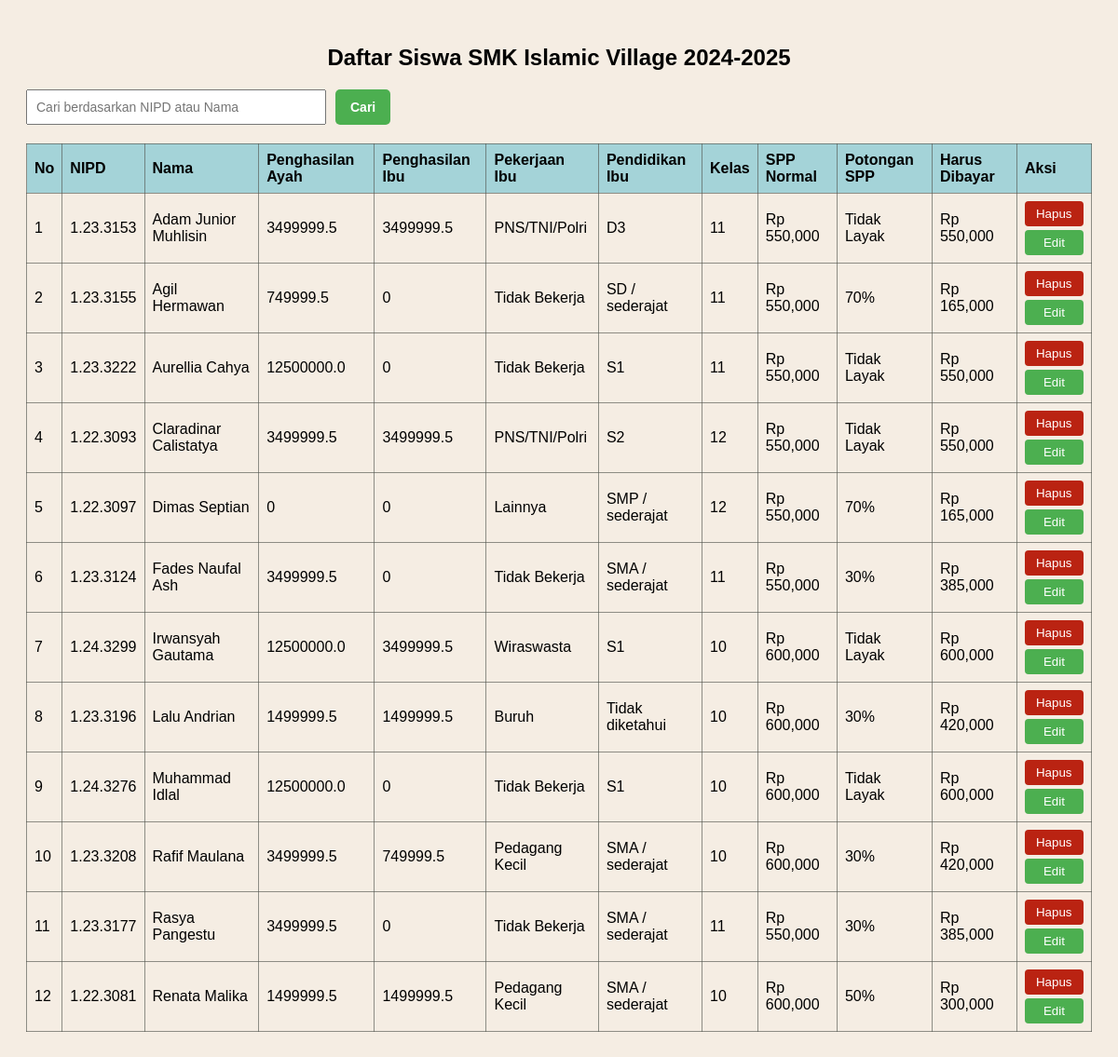
Page /daftar on the committed database.
### tables this page shows
CREATE TABLE siswa (
        id INTEGER PRIMARY KEY AUTOINCREMENT,
        nipd TEXT NOT NULL UNIQUE,
        nama TEXT,
        penghasilan_ayah TEXT,
        pekerjaan_ibu TEXT,
        pendidikan_ibu TEXT,
        penghasilan_ibu TEXT,
        kelas TEXT,
        spp_normal INTEGER, 
        potongan_spp TEXT,
        harus_dibayar INTEGER 
    );

### app.py (the view)
@app.route('/daftar')
def daftar_siswa():
    q = request.args.get('q')  # Ambil kata kunci pencarian dari query string
    conn = get_db_connection()
    if q:
        siswa = conn.execute('''
            SELECT * FROM siswa
            WHERE nipd LIKE ? OR nama LIKE ?
        ''', (f'%{q}%', f'%{q}%')).fetchall()
    else:
        siswa = conn.execute('SELECT * FROM siswa').fetchall()
    conn.close()
    return render_template('daftar.html', siswa=siswa, q=q)

### app.py (called while the page is built)
def get_db_connection():
    conn = sqlite3.connect(DATABASE_PATH)
    conn.row_factory = sqlite3.Row
    return conn

### templates/daftar.html (shortened to what this page needs)
<!DOCTYPE html>
<html lang="en">
<head>
</head>
<body>
    <h2>Daftar Siswa SMK Islamic Village 2024-2025</h2>
    <form method="GET" action="{{ url_for('daftar_siswa') }}" class="search-container">
        <input type="text" name="q" placeholder="Cari berdasarkan NIPD atau Nama" value="{{ request.args.get('q', '') }}">
        <button type="submit">Cari</button>
    </form>
    {% if siswa %}
    <table border="1" cellpadding="8" cellspacing="0">
        <thead>
            <tr>
                <th>No</th>
                <th>NIPD</th>
                <th>Nama</th>
                <th>Penghasilan Ayah</th>
                <th>Penghasilan Ibu</th>
                <th>Pekerjaan Ibu</th>
                <th>Pendidikan Ibu</th>
                <th>Kelas</th>
                <th>SPP Normal</th>
                <th>Potongan SPP</th>
                <th>Harus Dibayar</th>
                <th>Aksi</th>
            </tr>
        </thead>
        <tbody>
            {% for siswa in siswa %}
            <tr>
                <td>{{ loop.index }}</td>
                <td>{{ siswa['nipd'] }}</td>
                <td>{{ siswa['nama'] }}</td>
                <td>{{ siswa['penghasilan_ayah'] }}</td>
                <td>{{ siswa['penghasilan_ibu'] }}</td>
                <td>{{ siswa['pekerjaan_ibu'] }}</td>
                <td>{{ siswa['pendidikan_ibu'] }}</td>
                <td>{{ siswa['kelas'] }}</td>
                <td>Rp {{ "{:,.0f}".format(siswa['spp_normal']) }}</td>
                <td>{{ siswa['potongan_spp'] }}</td>
                <td>Rp {{ "{:,.0f}".format(siswa['harus_dibayar']) }}</td>
                <td>
                    <form action="/hapus/{{ siswa['id'] }}" method="POST" onsubmit="return confirm('Yakin ingin menghapus data ini?');" style="margin-bottom: 4px;">
                        <button type="submit" class="hapus-button">Hapus</button>
                    </form>
                    <a href="/edit/{{ siswa['id'] }}">
                        <button class="edit-button">Edit</button>
                    </a>
                </td>
            </tr>
            {% endfor %}
        </tbody>
    </table>
    {% else %}
        <p style="text-align: center; font-style: italic;">Data tidak ditemukan.</p>
    {% endif %}
</body>

### templates/daftar.html (style rules this page uses)
body { font-family: Arial, sans-serif; padding: 20px; background-color: #ead7c171; }
table { width: 100%; border-collapse: collapse; margin-top: 20px; }
table, th, td { border: 1px solid #535650a2; }
th { background-color: #6dc2d195; }
th, td { padding: 8px; text-align: left; }
h2 { text-align: center; }
.hapus-button { background-color: #ba2312; color: white; border: none; padding: 6px 12px; border-radius: 4px; cursor: pointer; transition: background-color 0.3s ease; }
.edit-button { background-color: #4CAF50; color: white; border: none; padding: 6px 20px; border-radius: 4px; cursor: pointer; transition: background-color 0.3s ease; margin-left: 0px; }
.search-container { display: flex; gap: 10px; margin-bottom: 20px; }
.search-container input[type="text"] { padding: 9px; width: 300px; font-size: 14px; }
.search-container button { padding: 9px 16px; font-size: 14px; font-weight: bold; background-color: #4CAF50; color: white; border: none; border-radius: 5px; cursor: pointer; }

### rows in the picture
siswa: nipd "1.23.3153", nama "Adam Junior Muhlisin", penghasilan_ayah "3499999.5", penghasilan_ibu "3499999.5", pekerjaan_ibu "PNS/TNI/Polri", pendidikan_ibu "D3", kelas "11", spp_normal "550,000", potongan_spp "Tidak Layak", harus_dibayar "550,000"
siswa: nipd "1.23.3155", nama "Agil Hermawan", penghasilan_ayah "749999.5", penghasilan_ibu "0", pekerjaan_ibu "Tidak Bekerja", pendidikan_ibu "SD / sederajat", kelas "11", spp_normal "550,000", potongan_spp "70%", harus_dibayar "165,000"
siswa: nipd "1.23.3222", nama "Aurellia Cahya", penghasilan_ayah "12500000.0", penghasilan_ibu "0", pekerjaan_ibu "Tidak Bekerja", pendidikan_ibu "S1", kelas "11", spp_normal "550,000", potongan_spp "Tidak Layak", harus_dibayar "550,000"
siswa: nipd "1.22.3093", nama "Claradinar Calistatya", penghasilan_ayah "3499999.5", penghasilan_ibu "3499999.5", pekerjaan_ibu "PNS/TNI/Polri", pendidikan_ibu "S2", kelas "12", spp_normal "550,000", potongan_spp "Tidak Layak", harus_dibayar "550,000"
siswa: nipd "1.22.3097", nama "Dimas Septian", penghasilan_ayah "0", penghasilan_ibu "0", pekerjaan_ibu "Lainnya", pendidikan_ibu "SMP / sederajat", kelas "12", spp_normal "550,000", potongan_spp "70%", harus_dibayar "165,000"
siswa: nipd "1.23.3124", nama "Fades Naufal Ash", penghasilan_ayah "3499999.5", penghasilan_ibu "0", pekerjaan_ibu "Tidak Bekerja", pendidikan_ibu "SMA / sederajat", kelas "11", spp_normal "550,000", potongan_spp "30%", harus_dibayar "385,000"
siswa: nipd "1.24.3299", nama "Irwansyah Gautama", penghasilan_ayah "12500000.0", penghasilan_ibu "3499999.5", pekerjaan_ibu "Wiraswasta", pendidikan_ibu "S1", kelas "10", spp_normal "600,000", potongan_spp "Tidak Layak", harus_dibayar "600,000"
siswa: nipd "1.23.3196", nama "Lalu Andrian", penghasilan_ayah "1499999.5", penghasilan_ibu "1499999.5", pekerjaan_ibu "Buruh", pendidikan_ibu "Tidak diketahui", kelas "10", spp_normal "600,000", potongan_spp "30%", harus_dibayar "420,000"
siswa: nipd "1.24.3276", nama "Muhammad Idlal", penghasilan_ayah "12500000.0", penghasilan_ibu "0", pekerjaan_ibu "Tidak Bekerja", pendidikan_ibu "S1", kelas "10", spp_normal "600,000", potongan_spp "Tidak Layak", harus_dibayar "600,000"
siswa: nipd "1.23.3208", nama "Rafif Maulana", penghasilan_ayah "3499999.5", penghasilan_ibu "749999.5", pekerjaan_ibu "Pedagang Kecil", pendidikan_ibu "SMA / sederajat", kelas "10", spp_normal "600,000", potongan_spp "30%", harus_dibayar "420,000"
siswa: nipd "1.23.3177", nama "Rasya Pangestu", penghasilan_ayah "3499999.5", penghasilan_ibu "0", pekerjaan_ibu "Tidak Bekerja", pendidikan_ibu "SMA / sederajat", kelas "11", spp_normal "550,000", potongan_spp "30%", harus_dibayar "385,000"
siswa: nipd "1.22.3081", nama "Renata Malika", penghasilan_ayah "1499999.5", penghasilan_ibu "1499999.5", pekerjaan_ibu "Pedagang Kecil", pendidikan_ibu "SMA / sederajat", kelas "10", spp_normal "600,000", potongan_spp "50%", harus_dibayar "300,000"
